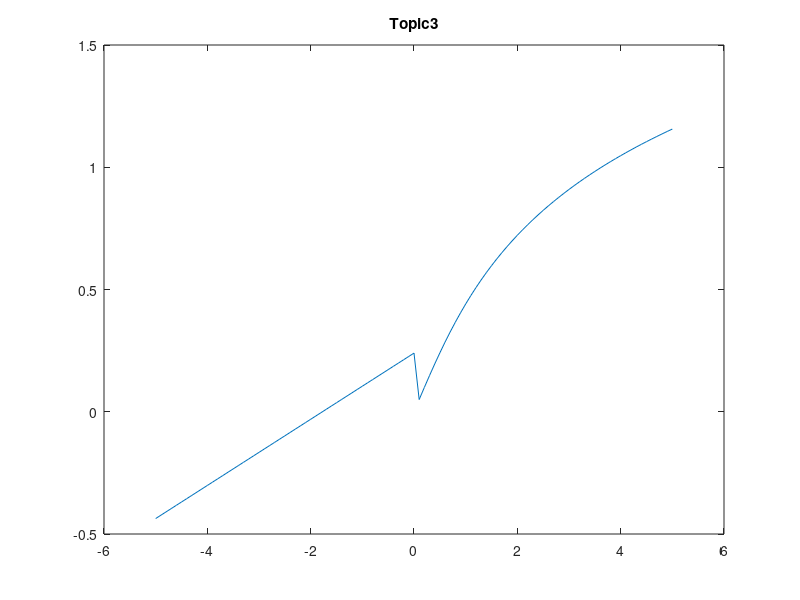

Write the MATLAB code that produced this figure.
function []=Topic_3()
subplot(1,1,1);
x=-5:0.1:5;
y1=(x<=0).*(x+sqrt(pi))/exp(2);
y2=(x>0)*0.5.*log(x+sqrt(1+x.^2));
y=y1+y2;
plot(x,y);
title('Topic3');
end